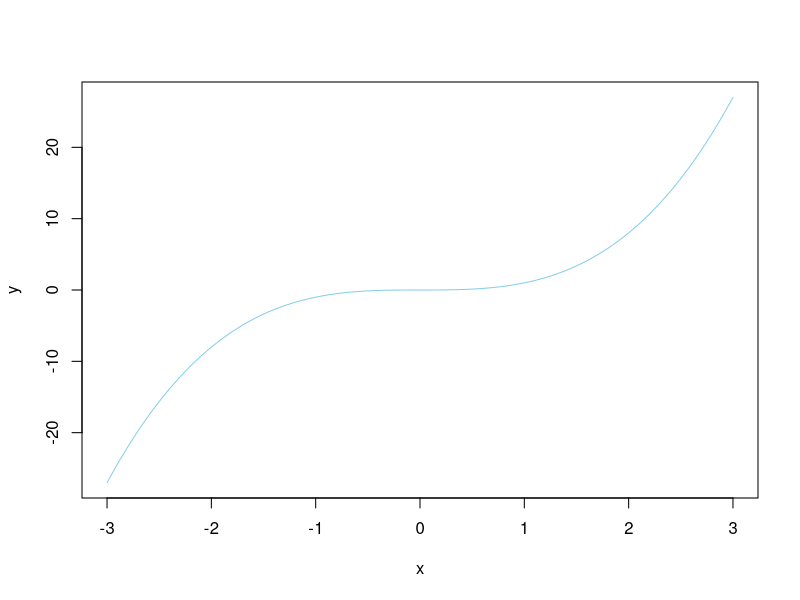

The R script that drew this image: (Note: this script raises an error after producing the figure.)
createSubDir = function(subDir, dir=".") {
  # Create the subdir in the given dir.
  # Warnings show up when the directory exists,
  # so suppress them.
  suppressWarnings( 
    dir.create( file.path( subDir, dir ) ) 
  )
}

x = seq( from = -3 , to = 3 , by = 0.1 )   # Specify vector of x values.
y = x^3                                    # Specify corresponding y values.
plot( x , y , col="skyblue" , type="l" )   # Plot the x,y points as a blue line.

createSubDir( file.path("."), file.path(".", "data") )  # Create data subdir

saveGraph( file="data/cubic", type="pdf")       # Save graph as a PDF file